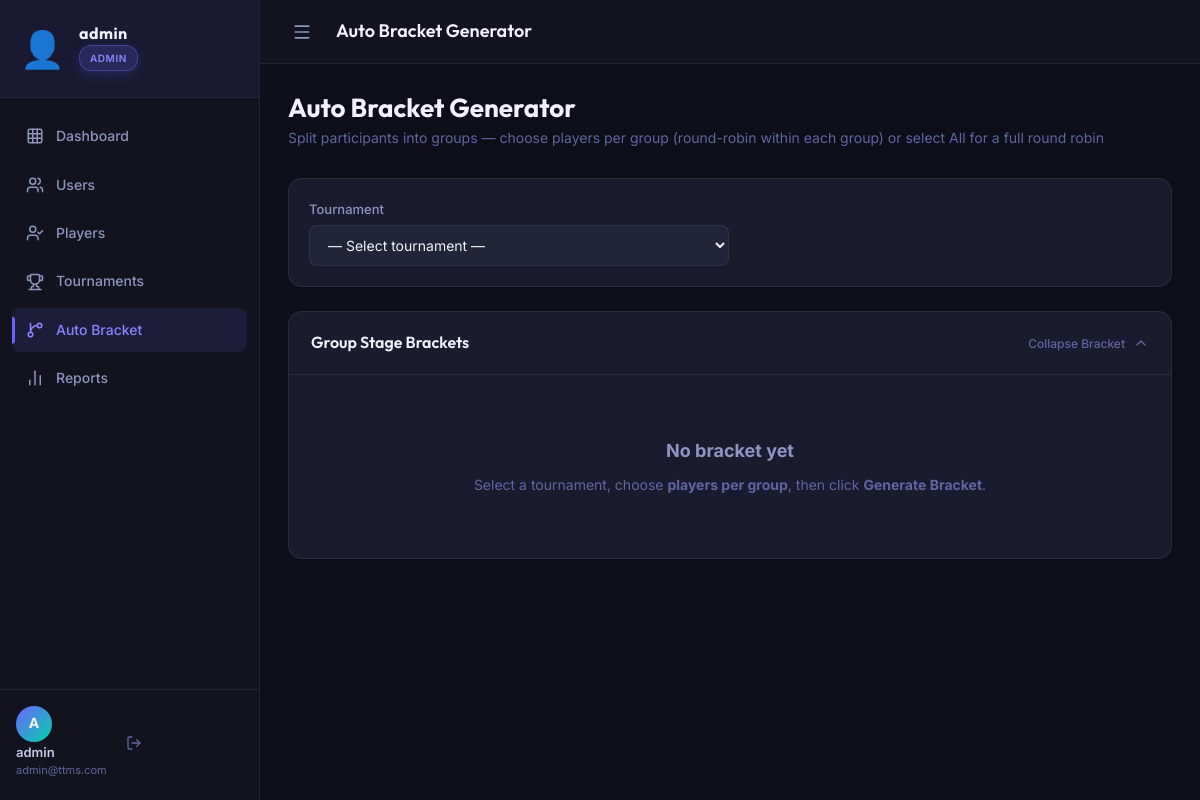
Screenshot of /admin/bracket_generator.php (signed in) with the database file from the repository.
### tables this page shows
CREATE TABLE IF NOT EXISTS users (
    id                  INT AUTO_INCREMENT PRIMARY KEY,
    username            VARCHAR(50)  NOT NULL UNIQUE,
    password            VARCHAR(255) NOT NULL,
    email               VARCHAR(100) NOT NULL UNIQUE,
    role                ENUM('admin','organizer','player') NOT NULL DEFAULT 'player',
    is_active           TINYINT(1)   NOT NULL DEFAULT 1,
    auth_method         ENUM('local','google') DEFAULT 'local',
    is_verified         TINYINT(1)   DEFAULT 1,
    verification_token  VARCHAR(255) NULL,
    token_expires       DATETIME     NULL,
    created_at          TIMESTAMP    DEFAULT CURRENT_TIMESTAMP,
    updated_at          TIMESTAMP    DEFAULT CURRENT_TIMESTAMP ON UPDATE CURRENT_TIMESTAMP
);

### admin/bracket_generator.php (called while the page is built, shortened)
<?php
$pageTitle = 'Auto Bracket Generator';
require_once __DIR__ . '/../includes/auth.php';
requireRole('admin');
require_once __DIR__ . '/../includes/header.php';
require_once __DIR__ . '/../includes/bracket_generator_body.php';
require_once __DIR__ . '/../includes/footer.php';

### includes/auth.php (called while the page is built, shortened)
<?php
require_once __DIR__ . '/../config/database.php';
function isLoggedIn(): bool {
    return isset($_SESSION['user_id']) && !empty($_SESSION['user_id']);
}
function getCurrentUser(): ?array {
    return [
        'id'       => $_SESSION['user_id'],
        'username' => $_SESSION['username'],
        'role'     => $_SESSION['role'],
        'email'    => $_SESSION['email'],
    ];
}
function requireRole($roles) {
    requireEmailVerified();
}
function requireEmailVerified(): void {
    try {
        $stmt = db()->prepare("SELECT is_verified FROM users WHERE id = ? LIMIT 1");
    } catch (PDOException $e) {
    }
}
function e($val) {
    return htmlspecialchars((string)$val, ENT_QUOTES | ENT_HTML5, 'UTF-8');
}

### config/database.php (called while the page is built, shortened)
<?php
class Database {
    private static ?PDO $instance = null;
    public static function getConnection(): PDO {
        if (self::$instance === null) {
            $dsn = "mysql:host=" . DB_HOST . ";dbname=" . DB_NAME . ";charset=" . DB_CHARSET;
            $options = [
                PDO::ATTR_ERRMODE            => PDO::ERRMODE_EXCEPTION,
                PDO::ATTR_DEFAULT_FETCH_MODE => PDO::FETCH_ASSOC,
                PDO::ATTR_EMULATE_PREPARES   => false,
            ];
            try {
                self::$instance = new PDO($dsn, DB_USER, DB_PASS, $options);
                self::runMigrations(self::$instance);
                self::ensureDefaultAdminUser(self::$instance);
            } catch (PDOException $e) {
                die(json_encode(['error' => 'Database connection failed: ' . $e->getMessage()]));
            }
        }
        return self::$instance;
    }
    private static function runMigrations(PDO $pdo): void {
        try { $pdo->query("SELECT category FROM tournaments LIMIT 1"); }
        catch (PDOException $e) {
            $pdo->exec("ALTER TABLE tournaments ADD COLUMN category VARCHAR(100) DEFAULT 'Open Singles' AFTER name");
        }
        try { $pdo->query("SELECT id FROM tournament_guests LIMIT 1"); }
        catch (PDOException $e) {
            $pdo->exec("CREATE TABLE IF NOT EXISTS tournament_guests (
                id INT AUTO_INCREMENT PRIMARY KEY,
                tournament_id INT NOT NULL,
                registered_by_player_id INT NULL,
                first_name VARCHAR(50) NOT NULL,
                last_name VARCHAR(50) NOT NULL,
                club VARCHAR(100) NULL,
                nationality VARCHAR(60) NULL,
                registration_status ENUM('pending','approved','rejected') NOT NULL DEFAULT 'approved',
                payment_proof_path VARCHAR(255) NULL,
                payment_proof_original_name VARCHAR(200) NULL,
                created_at TIMESTAMP DEFAULT CURRENT_TIMESTAMP,
                FOREIGN KEY (tournament_id) REFERENCES tournaments(id) ON DELETE CASCADE,
                FOREIGN KEY (registered_by_player_id) REFERENCES players(id) ON DELETE SET NULL
            ) ENGINE=InnoDB");
        }
        $guestCols = [
            'registered_by_player_id' => "ALTER TABLE tournament_guests MODIFY COLUMN registered_by_player_id INT NULL",
            'club'                    => "ALTER TABLE tournament_guests ADD COLUMN club VARCHAR(100) NULL AFTER last_name, ADD COLUMN nationality VARCHAR(60) NULL AFTER club",
            'registration_status'     => "ALTER TABLE tournament_guests ADD COLUMN registration_status ENUM('pending','approved','rejected') NOT NULL DEFAULT 'approved' AFTER last_name",
            'payment_proof_path'      => "ALTER TABLE tournament_guests ADD COLUMN payment_proof_path VARCHAR(255) NULL, ADD COLUMN payment_proof_original_name VARCHAR(200) NULL",
        ];
        foreach ($guestCols as $col => $sql) {
            try { $pdo->query("SELECT $col FROM tournament_guests LIMIT 1"); }
            catch (PDOException $e) { try { $pdo->exec($sql); } catch (PDOException $ignored) {} }
        }
        try { $pdo->query("SELECT id FROM password_reset_tokens LIMIT 1"); }
        catch (PDOException $e) {
            $pdo->exec("CREATE TABLE IF NOT EXISTS password_reset_tokens (
                id INT AUTO_INCREMENT PRIMARY KEY,
                user_id INT NOT NULL,
                token_hash CHAR(64) NOT NULL,
                expires_at DATETIME NOT NULL,
                used_at DATETIME NULL,
                created_at TIMESTAMP DEFAULT CURRENT_TIMESTAMP,
                FOREIGN KEY (user_id) REFERENCES users(id) ON DELETE CASCADE,
                INDEX idx_reset_token (token_hash),
                INDEX idx_reset_user (user_id)
            ) ENGINE=InnoDB");
        }
        try { $pdo->query("SELECT id FROM notifications LIMIT 1"); }
        catch (PDOException $e) {
            $pdo->exec("CREATE TABLE IF NOT EXISTS notifications (
                id INT AUTO_INCREMENT PRIMARY KEY,
                user_id INT NOT NULL,
                type VARCHAR(50) NOT NULL,
                title VARCHAR(120) NOT NULL,
                message TEXT NOT NULL,
                link VARCHAR(255) NULL,
                is_read TINYINT(1) NOT NULL DEFAULT 0,
                created_at TIMESTAMP DEFAULT CURRENT_TIMESTAMP,
                FOREIGN KEY (user_id) REFERENCES users(id) ON DELETE CASCADE,
                INDEX idx_notifications_user_read (user_id, is_read, created_at)
            ) ENGINE=InnoDB");
        }
        try { $pdo->query("SELECT registration_status FROM tournament_players LIMIT 1"); }
        catch (PDOException $e) {
            $pdo->exec("ALTER TABLE tournament_players ADD COLUMN registration_status ENUM('pending','approved','rejected') NOT NULL DEFAULT 'approved' AFTER seed");
        }
        try { $pdo->query("SELECT player1_guest_id FROM matches LIMIT 1"); }
        catch (PDOException $e) {
            $pdo->exec("ALTER TABLE matches MODIFY COLUMN player1_id INT NULL, MODIFY COLUMN player2_id INT NULL");
            $pdo->exec("ALTER TABLE matches
                ADD COLUMN player1_guest_id INT NULL AFTER player2_id,
                ADD COLUMN player2_guest_id INT NULL AFTER player1_guest_id,
                ADD COLUMN winner_guest_id INT NULL AFTER winner_id");
            foreach (['fk_match_p1_guest'=>'player1_guest_id CASCADE','fk_match_p2_guest'=>'player2_guest_id CASCADE','fk_match_winner_guest'=>'winner_guest_id SET NULL'] as $name=>$def) {
                [$col, $action] = explode(' ', $def, 2);
                try { $pdo->exec("ALTER TABLE matches ADD CONSTRAINT $name FOREIGN KEY ($col) REFERENCES tournament_guests(id) ON DELETE $action"); }
                catch (PDOException $fk) {  }
            }
        }
        try { $pdo->query("SELECT auth_method FROM users LIMIT 1"); }
        catch (PDOException $e) {
            $pdo->exec("ALTER TABLE users ADD COLUMN auth_method ENUM('local','google') DEFAULT 'local' AFTER is_active");
            $pdo->exec("UPDATE users SET auth_method = 'local'");
        }
        try { $pdo->query("SELECT is_verified FROM users LIMIT 1"); }
        catch (PDOException $e) {
            $pdo->exec("ALTER TABLE users ADD COLUMN is_verified TINYINT(1) DEFAULT 1 AFTER auth_method");
            $pdo->exec("ALTER TABLE users ADD COLUMN verification_token VARCHAR(255) NULL AFTER is_verified");
            $pdo->exec("ALTER TABLE users ADD COLUMN token_expires DATETIME NULL AFTER verification_token");
            $pdo->exec("UPDATE users SET is_verified = 1 WHERE is_verified IS NULL");
        }
        try { $pdo->query("SELECT set_scores FROM matches LIMIT 1"); }
        catch (PDOException $e) {
            $pdo->exec("ALTER TABLE matches ADD COLUMN set_scores VARCHAR(255) NULL AFTER player2_score");
        }
        try { $pdo->query("SELECT proofs_delete_after FROM tournaments LIMIT 1"); }
        catch (PDOException $e) {
            $pdo->exec("ALTER TABLE tournaments ADD COLUMN proofs_delete_after DATETIME NULL DEFAULT NULL AFTER updated_at");
        }
    }
    private static function ensureDefaultAdminUser(PDO $pdo): void {
        try {
            $pdo->query("SELECT id FROM users LIMIT 1");
        } catch (PDOException $ex) {
            return;
        }
        $adminUsername = 'admin';
        $stmt = $pdo->prepare("SELECT id, password, username, email FROM users WHERE username = ? LIMIT 1");
        $stmt->execute([$adminUsername]);
        $admin = $stmt->fetch();
        if ($admin) {
            return;
        }
    }
}
function db(): PDO {
    return Database::getConnection();
}

### includes/bracket_generator_body.php (the view, shortened to what this page needs)
<div class="page-header">
    <div class="page-heading">
        <h1>Auto Bracket Generator</h1>
        <p>Split participants into groups — choose players per group (round-robin within each group) or select All for a full round robin</p>
    </div>
</div>
<div class="card mb-24">
    <div class="card-body" style="padding: 20px;">
        <form method="GET" class="filter-bar" style="align-items: flex-end;">
            <div class="form-group" style="margin: 0; flex: 1; max-width: 420px;">
                <label class="form-label">Tournament</label>
                <select name="tournament_id" class="form-select" onchange="this.form.submit()">
                    <option value="">— Select tournament —</option>
                </select>
            </div>
        </form>
    </div>
</div>
<div class="card">
    <div class="card-header" id="bracketCardHeader" style="cursor: pointer; user-select: none; transition: background 0.2s;">
        <div style="display: flex; align-items: center; justify-content: space-between; width: 100%;">
            <div style="display: flex; align-items: center; gap: 12px; flex-wrap: wrap;">
                <div class="card-title" style="margin: 0;">Group Stage Brackets</div>
            </div>
            <div style="display: flex; align-items: center; gap: 8px; color: var(--text-400); font-size: 12px; font-weight: 500;">
                <span id="bracketToggleText">Collapse Bracket</span>
                <svg id="bracketToggleIcon" xmlns="http://www.w3.org/2000/svg" width="16" height="16" viewBox="0 0 24 24" fill="none" stroke="currentColor" stroke-width="2" stroke-linecap="round" stroke-linejoin="round" style="transition: transform 0.3s;"><polyline points="18 15 12 9 6 15"></polyline></svg>
            </div>
        </div>
    </div>
    <div id="bracketCardBody" style="transition: max-height 0.4s ease-in-out, opacity 0.2s; max-height: 5000px; overflow: hidden; opacity: 1;">
        <div class="card-body">
            <?php
            include __DIR__ . '/bracket_view.php';
            ?>
        </div>
    </div>
</div>

### includes/header.php (shortened to what this page needs)
<?php
require_once __DIR__ . '/auth.php';
$user  = getCurrentUser();
$role  = $user['role'] ?? '';
$displayName = $user['username'] ?? 'User';
$genderEmoji = '👤';
$navLinks = [];
if ($role === 'admin') {
    $navLinks = [
        ['href' => '/TournamentHQ/admin/index.php',                'icon' => 'grid',        'label' => 'Dashboard'],
        ['href' => '/TournamentHQ/admin/manage_users.php',         'icon' => 'users',       'label' => 'Users'],
        ['href' => '/TournamentHQ/admin/manage_players.php',       'icon' => 'user-check',  'label' => 'Players'],
        ['href' => '/TournamentHQ/admin/manage_tournaments.php',   'icon' => 'trophy',      'label' => 'Tournaments'],
        ['href' => '/TournamentHQ/admin/bracket_generator.php',   'icon' => 'git-branch',  'label' => 'Auto Bracket'],
        ['href' => '/TournamentHQ/admin/reports.php',              'icon' => 'bar-chart-2', 'label' => 'Reports'],
    ];
}
$currentPage = basename($_SERVER['PHP_SELF']);
?>
<!DOCTYPE html>
<html lang="en">
<head>
    <link rel="stylesheet" href="https://unpkg.com/lucide-static@latest/font/lucide.css">
    <link rel="stylesheet" href="/TournamentHQ/assets/css/style.css">
</head>
<body>
<?php if ($user): ?>
<aside class="sidebar" id="sidebar">
    <div class="sidebar-logo">
        <div class="logo-container">
            <div class="logo-icon"><?= $genderEmoji ?></div>
        </div>
        <div class="logo-info">
            <div class="logo-title"><?= e($displayName) ?></div>
            <div class="logo-badge <?= e($role) ?>"><?= ucfirst(e($role)) ?></div>
        </div>
    </div>
    <nav class="sidebar-nav">
        <?php foreach ($navLinks as $link):
            $isActive = (basename($link['href']) === $currentPage) ? 'active' : '';
        ?>
        <a href="<?= e($link['href']) ?>" class="nav-link <?= $isActive ?>">
            <i data-lucide="<?= e($link['icon']) ?>"></i>
            <span><?= e($link['label']) ?></span>
        </a>
        <?php endforeach; ?>
    </nav>
    <div class="sidebar-footer">
        <div class="user-info">
            <a href="/TournamentHQ/player/profile.php" class="user-avatar-link" title="View profile">
                <div class="user-avatar"><?= strtoupper(substr($user['username'], 0, 1)) ?></div>
            </a>
            <div class="user-details">
                <span class="user-name"><?= e($user['username']) ?></span>
                <span class="user-email"><?= e($user['email']) ?></span>
            </div>
        </div>
        <a href="/TournamentHQ/includes/logout.php" class="logout-btn" title="Logout" onclick="return confirm('Are you sure you want to log out?');">
            <i data-lucide="log-out"></i>
        </a>
    </div>
</aside>
<div class="main-wrapper">
    <header class="topbar">
        <button class="sidebar-toggle" id="sidebarToggle">
            <i data-lucide="menu"></i>
        </button>
        <div class="topbar-title"><?= isset($pageTitle) ? e($pageTitle) : 'Dashboard' ?></div>
    </header>
    <main class="page-content">
<?php endif; ?>

### rows the page displays
users: username "admin", username "ADMIN", username "A", email "admin@ttms.com"

### other values shown
$genderEmoji "👤"
$link['label'] "Dashboard"
$link['label'] "Users"
$link['label'] "Players"
$link['label'] "Tournaments"
$link['label'] "Auto Bracket"
$link['label'] "Reports"
$pageTitle "Auto Bracket Generator"
